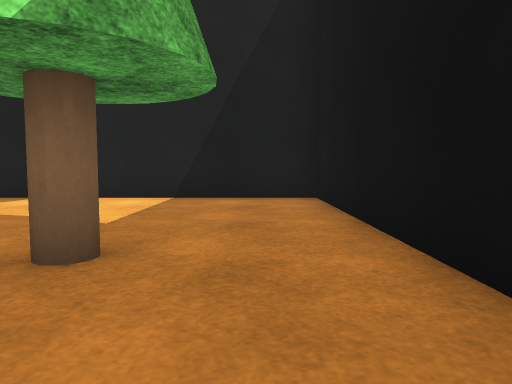
[1] (above)

24 first-person views from a walk through a Webots world. The camera is 0.72 m above the floor, tilts 4° down and sees 70° across. The floor is counted in squares, 1 m on a side. Each view is taken from the middle of a square. On the plan, view 1 faces up. The plan holds only what a view shows up to about 11 squares ahead; the rest is blank. The robots in the file are not drawn. Simple shapes and patterns stand in for the simulator's stock objects. Uneven ground is drawn flat.

[2]
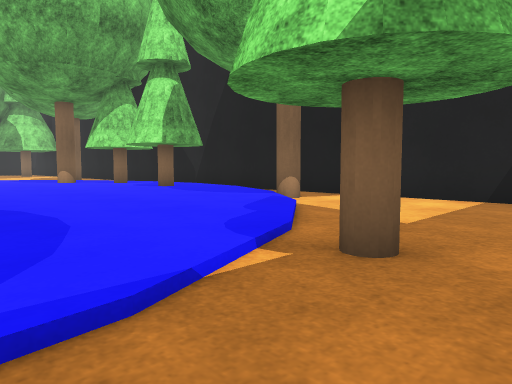

[3]
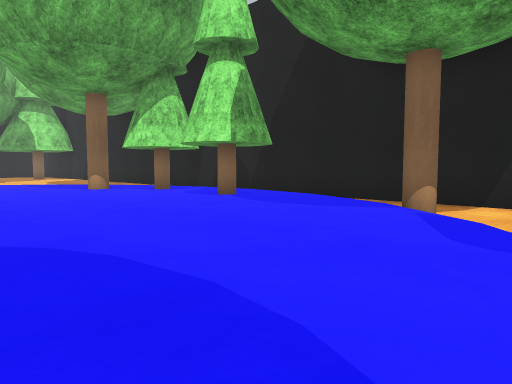

[4]
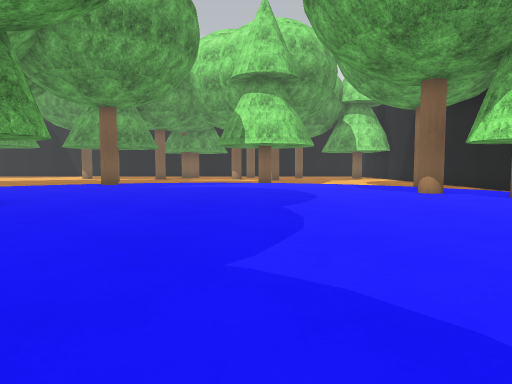

[5]
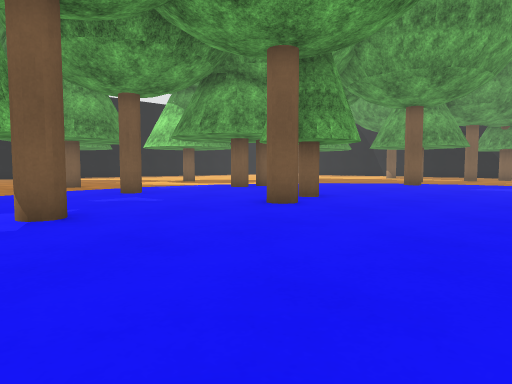

[6]
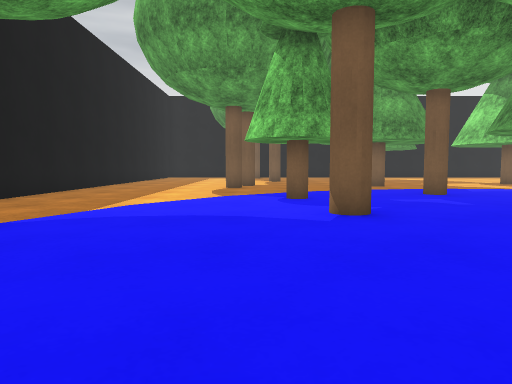

[7]
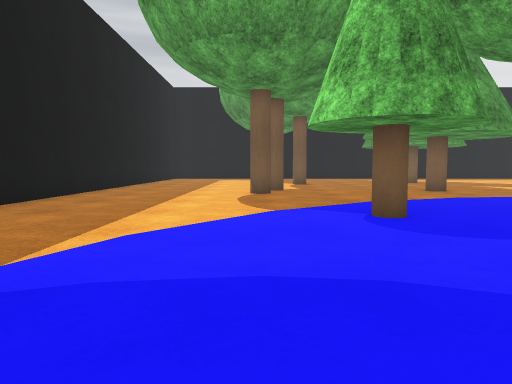

[8]
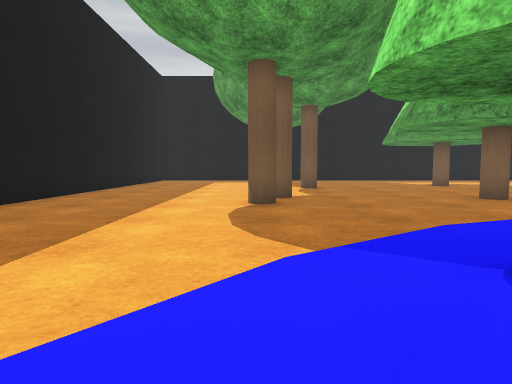

[9]
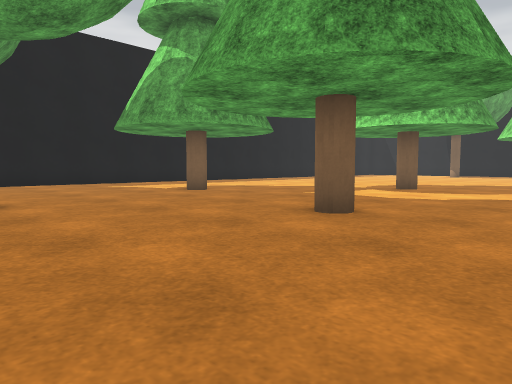

[10]
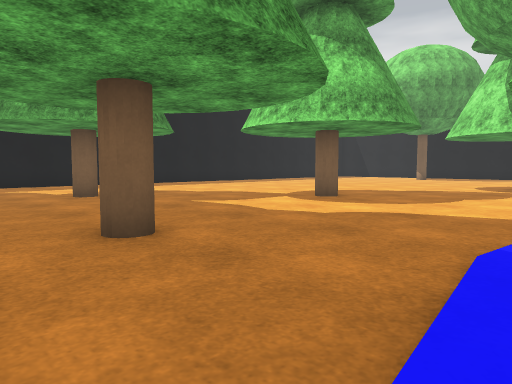

[11]
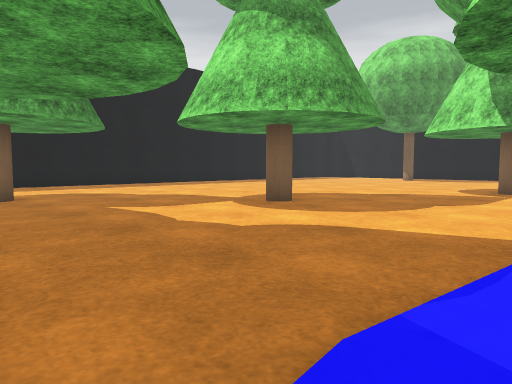

[12]
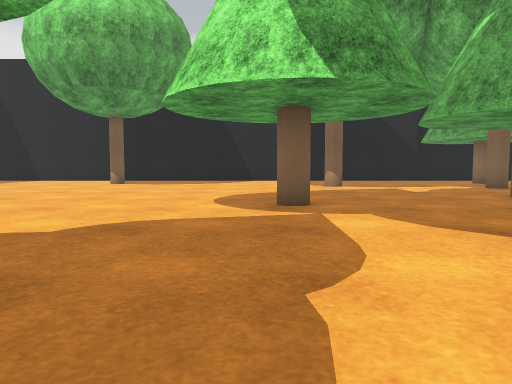

[13]
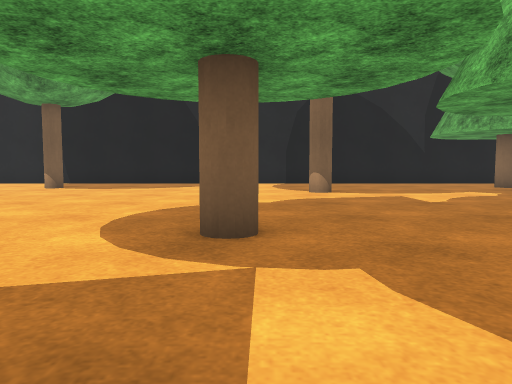

[14]
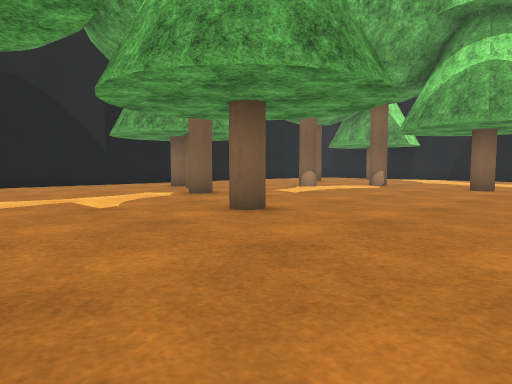

[15]
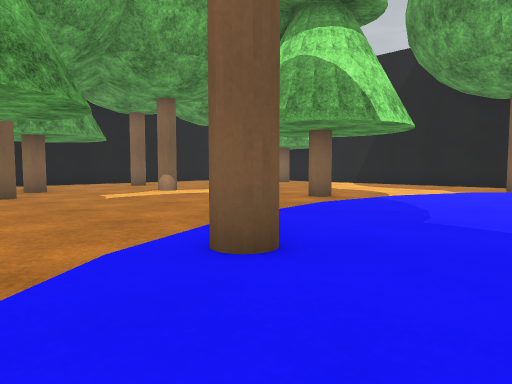

[16]
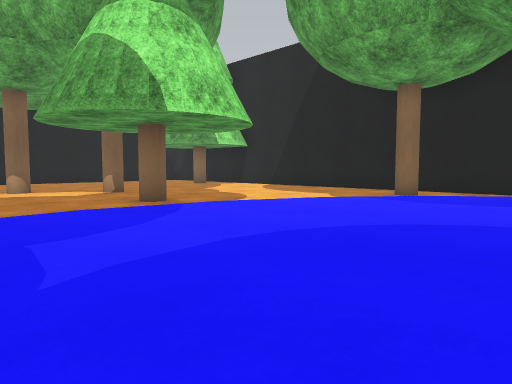

[17]
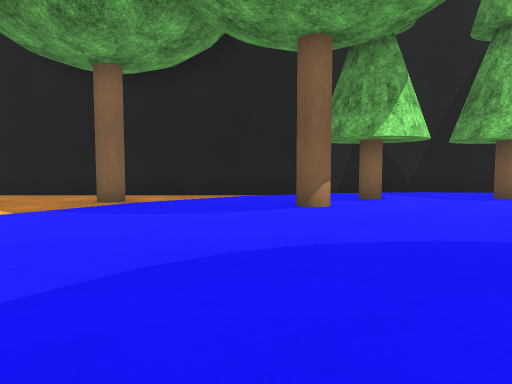

[18]
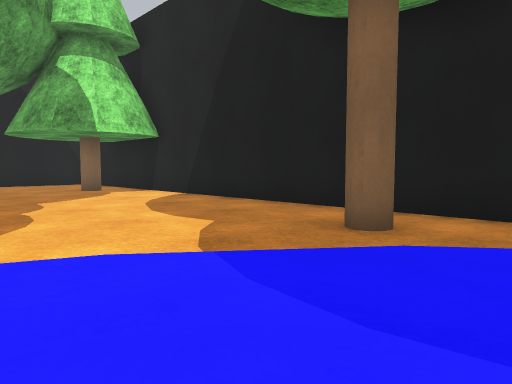

[19]
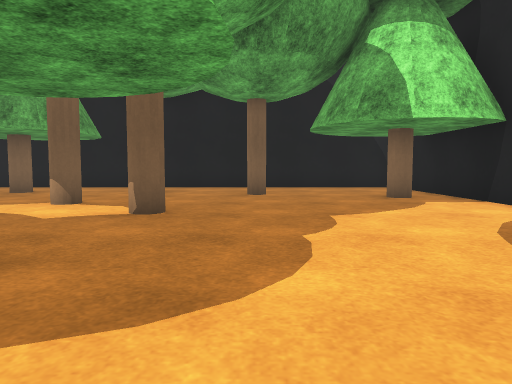

[20]
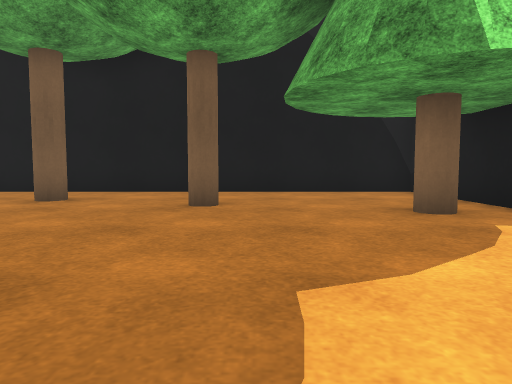

[21]
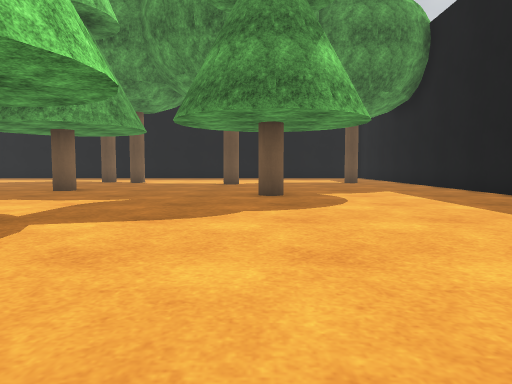

[22]
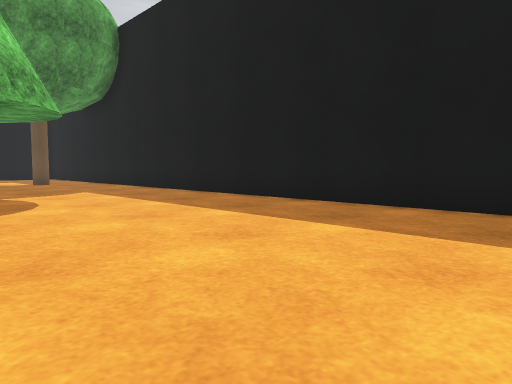

[23]
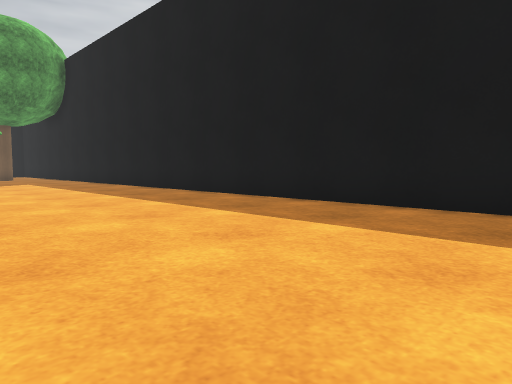

[24]
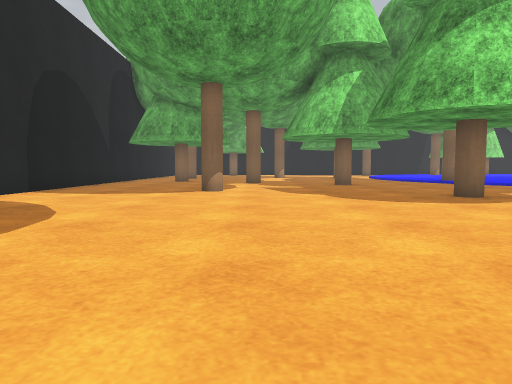

### Floor plan
Key: @ floor where view 1 was taken; # wall or solid block; . main floor; : floor 0.1 m higher than the main floor; T tree; C cypress tree; A oak tree; P pine tree.
Columns run from 35 left of view 1 to 2 right of it. Each row starts with its distance up from view 1.
  9          #####AAAAA#########TTTT######
  8 #..P###P...............:::...........#
  7 #..P.P..........A...:CC:CC:::TT......#
  6 #..P...P........A.:::CCCCCC:::.......#
  5 #...PPPP.........:::ACC:CC:::::......#
  4 #...............::::::::::::::::.CC..#
  3 #...T.......P..::::::::::::::::::CC..#
  2 #.........PP.PP::::::::::::::::::CC..#
  1 A.......AAP.P.P:::::::::::::::::::...
  0 A..A......P.P.P:::::::::::::::::::.@
 -1 A......#..P...P:::::::::::::::::
 -2 A..  .......PP:::::::::::::::::::
 -3 #.   #........:::::::::::::::::::
 -4        .......:::::::::C:::::::::T
 -5      ##...P....:::::::CCA:::::::::.
 -6      #.A.P..P..:A:::::  C:::AA:::..
 -7      ...P.PP....:::::  ::::::C:::...
 -8     ....P.PP.P..:::   ##::::CCC:.....
 -9    ......P..P...    A  #:T::CCC......#
-10    .......PP....    AA #:T::::.......#
-11 #.....A....PPP..A       ::::.........#
-12 #.........P...P.....  #..............#
-13 #.........P.P.P.........PPP..........#
-14  .........P.P.P........P...P...A.....#
-15   .........P.PP..PPPP..P.P.P.........#
-16    .............P...P..P.P.P..#......#
-17    .............P.PP.P.PP.P.... .....#
-18     ........... P...P.........
-19      ........   .PPP...PP.....
-20     T.......   ......PP..P...A
-21       ......  .......P.P.....
-22        ..............P.P.P...
-23         ..............P..P...
-24         ...............P.....
-25          .................
-26          .................
-27          .................
-28          #################   TTT

Positions as (right, up) in squares from view 1, and headings:
1: (0, 0), facing up
2: (0, 0), facing up-left
3: (-3, 0), facing up-left
4: (-5, 0), facing left
5: (-5, 0), facing down-left
6: (-5, 0), facing down
7: (-4, -3), facing down
8: (-4, -6), facing down
9: (-5, -12), facing down-left
10: (-8, -11), facing down-left
11: (-10, -11), facing down-left
12: (-16, -14), facing left
13: (-19, -13), facing left
14: (-20, -12), facing up-left
15: (-17, -8), facing up-left
16: (-15, -4), facing up-left
17: (-16, -2), facing up
18: (-17, 2), facing up-left
19: (-20, 3), facing left
20: (-24, 4), facing left
21: (-21, -21), facing right
22: (-21, -21), facing down-right
23: (-27, -21), facing down-right
24: (-28, -22), facing up
